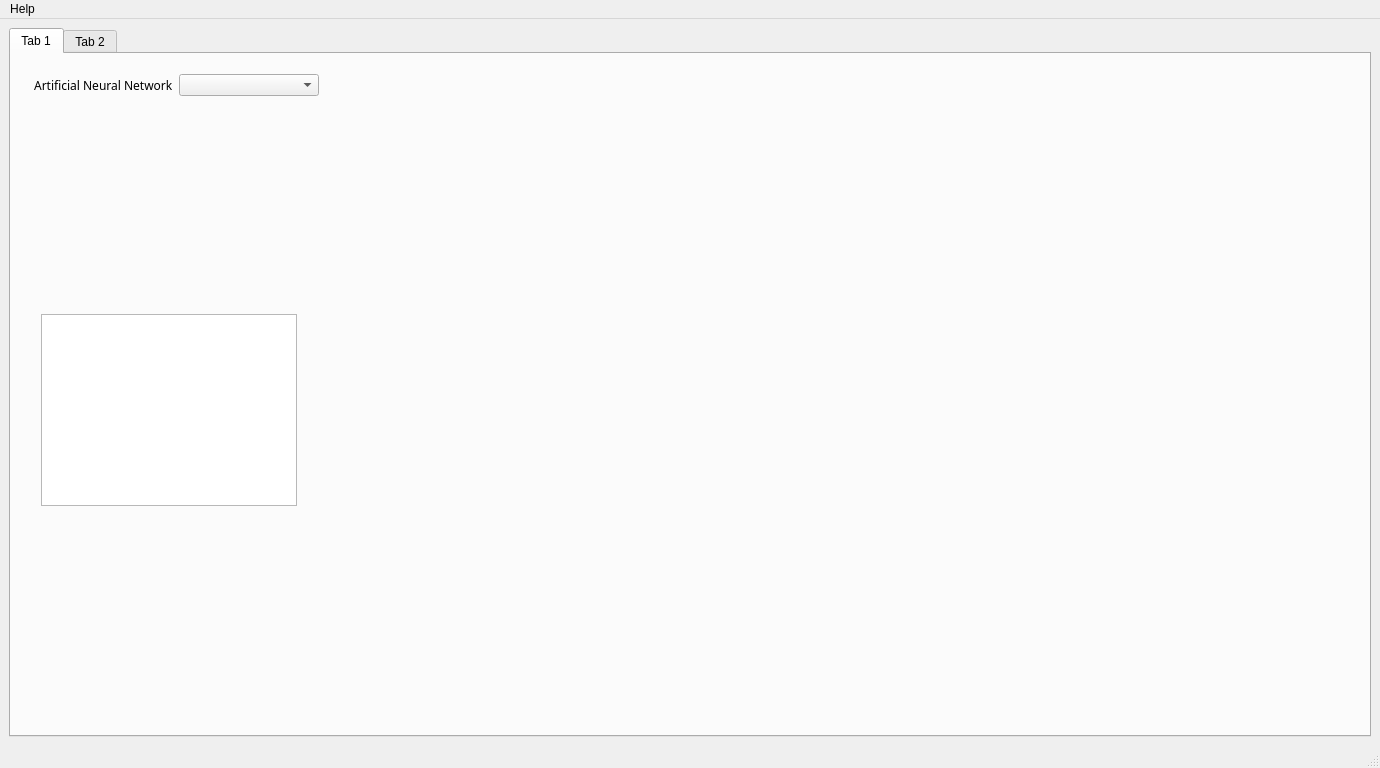
<?xml version="1.0" encoding="UTF-8"?>
<ui version="4.0">
 <class>MainWindow</class>
 <widget class="QMainWindow" name="MainWindow">
  <property name="geometry">
   <rect>
    <x>0</x>
    <y>0</y>
    <width>1380</width>
    <height>768</height>
   </rect>
  </property>
  <property name="minimumSize">
   <size>
    <width>1380</width>
    <height>768</height>
   </size>
  </property>
  <property name="windowTitle">
   <string>MainWindow</string>
  </property>
  <widget class="QWidget" name="centralwidget">
   <layout class="QGridLayout" name="gridLayout">
    <item row="0" column="0">
     <widget class="QTabWidget" name="tabWidget">
      <widget class="QWidget" name="tab">
       <attribute name="title">
        <string>Tab 1</string>
       </attribute>
       <widget class="QWidget" name="widgetConfiguration" native="true">
        <property name="geometry">
         <rect>
          <x>40</x>
          <y>60</y>
          <width>251</width>
          <height>121</height>
         </rect>
        </property>
       </widget>
       <widget class="QTableView" name="tableView">
        <property name="geometry">
         <rect>
          <x>30</x>
          <y>260</y>
          <width>256</width>
          <height>192</height>
         </rect>
        </property>
       </widget>
       <widget class="QWidget" name="">
        <property name="geometry">
         <rect>
          <x>20</x>
          <y>20</y>
          <width>288</width>
          <height>22</height>
         </rect>
        </property>
        <layout class="QHBoxLayout" name="horizontalLayout">
         <item>
          <widget class="QLabel" name="label">
           <property name="minimumSize">
            <size>
             <width>140</width>
             <height>0</height>
            </size>
           </property>
           <property name="font">
            <font>
             <family>Ebrima</family>
            </font>
           </property>
           <property name="text">
            <string> Artificial Neural Network:</string>
           </property>
          </widget>
         </item>
         <item>
          <widget class="QComboBox" name="cB_ARN">
           <property name="minimumSize">
            <size>
             <width>140</width>
             <height>0</height>
            </size>
           </property>
          </widget>
         </item>
        </layout>
       </widget>
      </widget>
      <widget class="QWidget" name="tab_2">
       <attribute name="title">
        <string>Tab 2</string>
       </attribute>
      </widget>
     </widget>
    </item>
   </layout>
  </widget>
  <widget class="QMenuBar" name="menubar">
   <property name="geometry">
    <rect>
     <x>0</x>
     <y>0</y>
     <width>1380</width>
     <height>21</height>
    </rect>
   </property>
   <widget class="QMenu" name="menuAbout">
    <property name="title">
     <string>Help</string>
    </property>
    <addaction name="actionAbout"/>
   </widget>
   <addaction name="menuAbout"/>
  </widget>
  <widget class="QStatusBar" name="statusbar"/>
  <action name="actionAbout">
   <property name="text">
    <string>About</string>
   </property>
   <property name="font">
    <font>
     <family>Ebrima</family>
    </font>
   </property>
  </action>
 </widget>
 <resources/>
 <connections/>
</ui>
